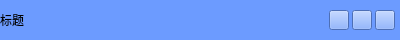
<?xml version="1.0" encoding="UTF-8"?>
<ui version="4.0">
 <class>TitalWidget</class>
 <widget class="QWidget" name="TitalWidget">
  <property name="geometry">
   <rect>
    <x>0</x>
    <y>0</y>
    <width>400</width>
    <height>40</height>
   </rect>
  </property>
  <property name="minimumSize">
   <size>
    <width>0</width>
    <height>40</height>
   </size>
  </property>
  <property name="maximumSize">
   <size>
    <width>16777215</width>
    <height>40</height>
   </size>
  </property>
  <property name="windowTitle">
   <string>Form</string>
  </property>
  <property name="styleSheet">
   <string notr="true">background-color: rgb(108, 155, 255);</string>
  </property>
  <layout class="QHBoxLayout" name="horizontalLayout">
   <property name="spacing">
    <number>3</number>
   </property>
   <property name="leftMargin">
    <number>0</number>
   </property>
   <property name="topMargin">
    <number>0</number>
   </property>
   <property name="rightMargin">
    <number>5</number>
   </property>
   <property name="bottomMargin">
    <number>0</number>
   </property>
   <item>
    <widget class="QLabel" name="label_tital">
     <property name="font">
      <font>
       <family>微软雅黑</family>
       <weight>50</weight>
       <bold>false</bold>
      </font>
     </property>
     <property name="text">
      <string>标题</string>
     </property>
    </widget>
   </item>
   <item>
    <spacer name="horizontalSpacer">
     <property name="orientation">
      <enum>Qt::Horizontal</enum>
     </property>
     <property name="sizeHint" stdset="0">
      <size>
       <width>40</width>
       <height>20</height>
      </size>
     </property>
    </spacer>
   </item>
   <item>
    <widget class="QPushButton" name="pushButton_min">
     <property name="minimumSize">
      <size>
       <width>20</width>
       <height>20</height>
      </size>
     </property>
     <property name="maximumSize">
      <size>
       <width>20</width>
       <height>20</height>
      </size>
     </property>
     <property name="text">
      <string/>
     </property>
    </widget>
   </item>
   <item>
    <widget class="QPushButton" name="pushButton_max">
     <property name="minimumSize">
      <size>
       <width>20</width>
       <height>20</height>
      </size>
     </property>
     <property name="maximumSize">
      <size>
       <width>20</width>
       <height>20</height>
      </size>
     </property>
     <property name="text">
      <string/>
     </property>
    </widget>
   </item>
   <item>
    <widget class="QPushButton" name="pushButton_exit">
     <property name="minimumSize">
      <size>
       <width>20</width>
       <height>20</height>
      </size>
     </property>
     <property name="maximumSize">
      <size>
       <width>20</width>
       <height>20</height>
      </size>
     </property>
     <property name="text">
      <string/>
     </property>
    </widget>
   </item>
  </layout>
 </widget>
 <resources/>
 <connections/>
</ui>
